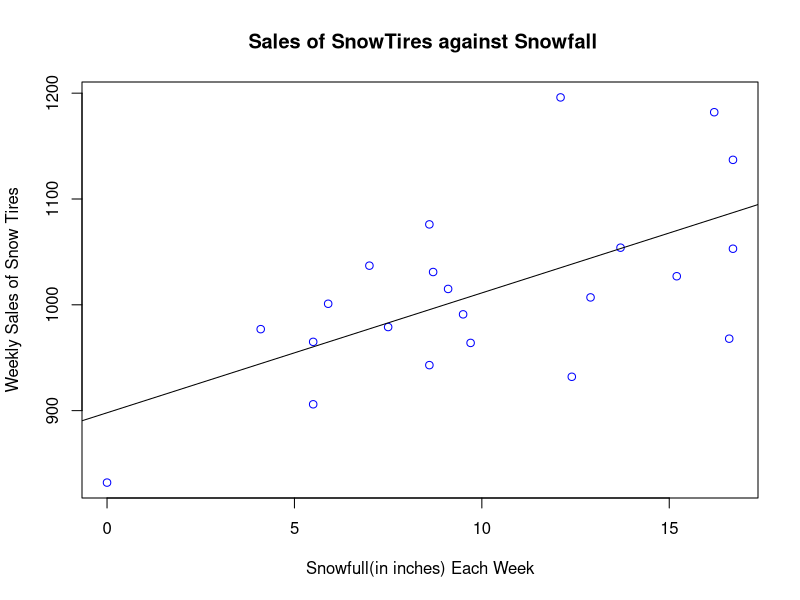
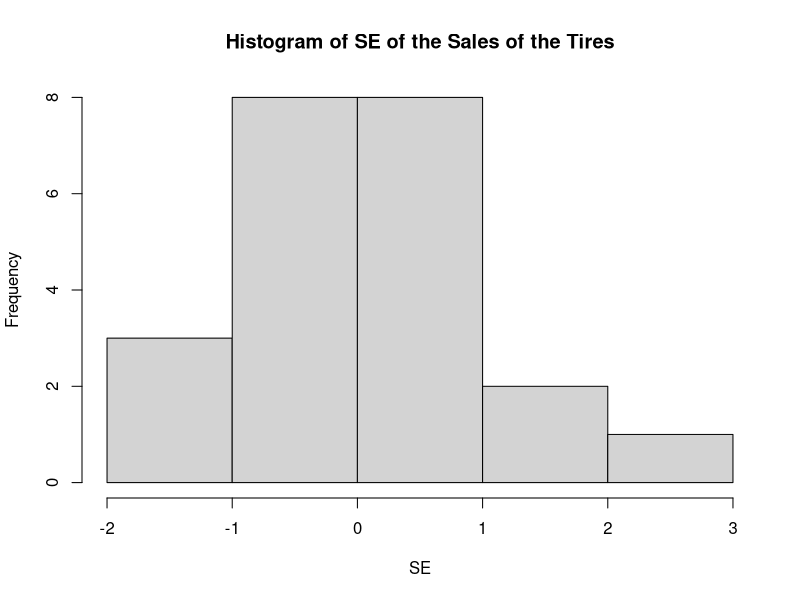
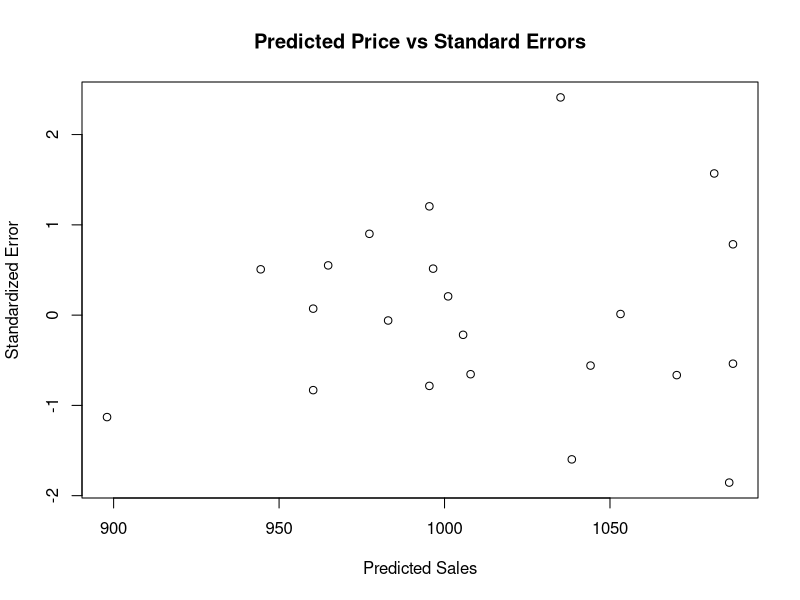
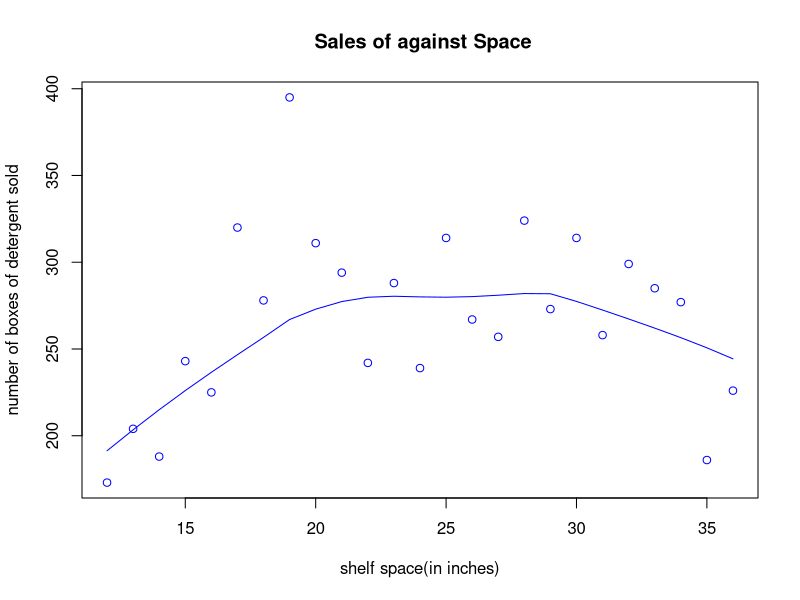
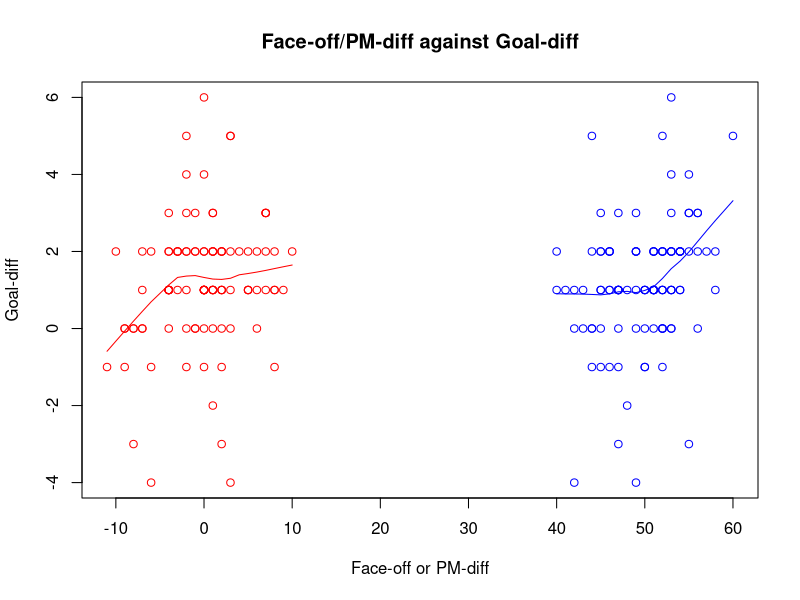

R code for these plots, in order:
## ---- chunk 1
#data processing
data1 <- read.csv("Xr17-03.csv",header = 1)
drywall <- data1$Drywall
permits <- data1$Permits
mortgage <- data1$Mortgage
a_vacancy <- data1$A.Vacancy
o_vacancy <- data1$O.Vacancy
Data.Drywall <- cbind(permits,mortgage,a_vacancy,o_vacancy)
#
cor(Data.Drywall)
## ---- chunk 2
standarized_errors_MR <- function(y, x) {
   n <- length(y)
   k <- ncol(x)
   x1 <- vector("double", length = n)
   for(j in 1:n) {
      x1[j] <- 1
      }
   Matrix_X <- cbind(x1, x)
   Matrix_Y <- cbind(y)
   Matrix_H <-  Matrix_X%*%solve(t(Matrix_X)%*%Matrix_X)%*%t(Matrix_X)
   Matrix_YP <-  Matrix_H%*%Matrix_Y
   y_p <- Matrix_YP[,1]
   h <- vector("double", length = n)
   D <- vector("double", length = n)
      Error <- vector("double", length = n)
   Standard_E <- vector("double", length = n)
   se <- sqrt(sum((y - y_p)^2)/(n - k - 1))
   for(i in 1:n) {
      h[i] <- Matrix_H[i,i]
      Error[i] <- y[i] - y_p[i]
      Standard_E[i] <- Error[i] / (se * sqrt(1 - h[i]))
      D[i] <- (y[i] - y_p[i])^2 * h[i] / ((k -1) * se^2 * (1 - h[i])^2)
      }
   SEhD <- cbind(Standard_E, h, D)
   return(SEhD)
}
## ---- chunk 3
SE <- standarized_errors_MR(drywall, Data.Drywall)[ ,1]

Durbin_Watson_Test <- function(x) {
   x_square_sum <- sum(x*x)
   n <- length(x)
   x_d <- vector("double", length = n)
   x_d[1] = 0
   for(j in 2:n) {
      x_d[j] <- x[j] - x[j - 1]
      }
   d <- sum(x_d*x_d) / x_square_sum
    return(d)
}
cat("# # # # The Durbin Watson Test # # # ","\n")
DW_test <- Durbin_Watson_Test(SE)
print(DW_test)
n <- length(drywall)
k <- ncol(Data.Drywall)
cat("k = ",k,", n =  ",n)
## ---- chunk 4
#data processing
data2 <- read.csv("Xr17-07.csv",header = 1)
sales <- data2$Sales
direct <- data2$Direct
newspaper <- data2$Newspaper
TV <- data2$Television
Data.Sales <- cbind(direct,newspaper,TV)
#
cor(Data.Sales)
## ---- chunk 5
SE <- standarized_errors_MR(sales, Data.Sales)[ ,1]

cat("# # # # The Durbin Watson Test # # # ","\n")
DW_test <- Durbin_Watson_Test(SE)
print(DW_test)
n <- length(sales)
k <- ncol(Data.Sales)
cat("k = ",k,", n =  ",n)
## ---- chunk 6
#data processing
data3 <- read.csv("Xr17-13.csv",header = 1)
lottery <- data3$Lottery
education <- data3$Education
age <- data3$Age
children <- data3$Children
income <- data3$Income
Data.Lottery <- cbind(education,age,children,income)
#
cor(Data.Lottery)
## ---- chunk 7
SE <- standarized_errors_MR(lottery, Data.Lottery)[ ,1]

cat("# # # # The Durbin Watson Test # # # ","\n")
DW_test <- Durbin_Watson_Test(SE)
print(DW_test)
n <- length(lottery)
k <- ncol(Data.Lottery)
cat("k = ",k,", n =  ",n)
## ---- chunk 8
dU = 1.625
cat("4-dU = ",4 - dU)
## ---- chunk 9
#data processing
data1 <- read.csv("Xr17-57.csv",header = 1)
tires <- data1$Tires
snowfall <- data1$Snowfall
#Scatter diagram
plot(snowfall,tires,col="blue",main = " Sales of SnowTires against Snowfall",xlab="Snowfull(in inches) Each Week",ylab="Weekly Sales of Snow Tires")
abline(lm(tires~snowfall))
#
linearModelVar <- lm(tires ~ snowfall)
cat("# # # # The regression model # # # ","\n")
print(summary(linearModelVar))
## ---- chunk 10
linearModelVar <- lm(tires ~ snowfall)
cat("# # # # The regression model # # # ","\n")
print(summary(linearModelVar))
ANOVA_T_lm <- anova(linearModelVar)
cat("# # # # The ANOVA Table # # # ","\n")
print(ANOVA_T_lm)
## ---- chunk 11
standarized_errors <- function(y, x) {
   n <- length(y)
   linearModelVar <- lm(y ~ x)
   a <- coef(linearModelVar)[1]
   b <- coef(linearModelVar)[2]
   se <- sigma(linearModelVar)
   x_mean <- mean(x)
   x_var <- var(x)
   h <- vector("double", length = n)
   y_p <- vector("double", length = n)
   Error <- vector("double", length = n)
   Standard_E <- vector("double", length = n)
   for(i in 1:n) {
      h[i] <- (1/n) + (x[i] - x_mean)^2 / (x_var * (n - 1))
      y_p[i] <- a + b * x[i]
      Error[i] <- y[i] - y_p[i]
      Standard_E[i] <- Error[i] / (se * sqrt(1 - h[i]))
      }
    SEh <-cbind(Standard_E,h)
    return(SEh)
}
## ---- chunk 12
SE <- standarized_errors(tires, snowfall)[ ,1]

Durbin_Watson_Test <- function(x) {
   x_square_sum <- sum(x*x)
   n <- length(x)
   x_d <- vector("double", length = n)
   x_d[1] = 0
   for(j in 2:n) {
      x_d[j] <- x[j] - x[j - 1]
      }
   d <- sum(x_d*x_d) / x_square_sum
    return(d)
}
cat("# # # # The Durbin Watson Test # # # ","\n")
DW_test <- Durbin_Watson_Test(SE)
print(DW_test)
n <- length(tires)
cat("n =  ",n)
## ---- chunk 13
SE <- standarized_errors(tires, snowfall)[ ,1]
hist(SE,main = "Histogram of SE of the Sales of the Tires")
cat("# # # # The Normality Test # # # ","\n")
norm_test <- shapiro.test(SE)
print(norm_test)
## ---- chunk 14
SE <- standarized_errors(tires, snowfall)[ ,1]
n <- length(tires)
linearModelVar <- lm(tires ~ snowfall)
a <- coef(linearModelVar)[1]
b <- coef(linearModelVar)[2]
Price_p <- vector("double", length = n)
for(i in 1:n) {
  Price_p[i] <- a + b * snowfall[i]
}
plot(x = Price_p,y = SE,  xlab = "Predicted Sales",  ylab = "Standardized Error", main = "Predicted Price vs Standard Errors")
## ---- chunk 15
time <- data1$Time
n <- length(tires)
for(i in 1:n)
{
  time[i] = i-1
}
## ---- chunk 16
Data.Tires <- cbind(snowfall,time)
new_linearModelVar <- lm(tires ~ Data.Tires)
cat("# # # # The regression model # # # ","\n")
print(summary(new_linearModelVar))
## ---- chunk 17
Data.Tires <- cbind(snowfall,time)
new_linearModelVar <- lm(tires ~ Data.Tires)
cat("# # # # The regression model # # # ","\n")
print(summary(new_linearModelVar))
## ---- chunk 18
#data processing
data4 <- read.csv("Xr18-03.csv",header = 1)
sales2 <- data4$Sales
space <- data4$Space
#Scatter diagram
plot(space,sales2,col="blue",main = " Sales of against Space",xlab="shelf space(in inches)",ylab="number of boxes of detergent sold")
#abline(lm(sales2~space))
lines(lowess(space, sales2), col="blue")
#
linearModelVar <- lm(sales2 ~ space)
cat("# # # # The regression model # # # ","\n")
print(summary(linearModelVar))
## ---- chunk 19
data4 <- read.csv("Xr18-03.csv",header = 1)
sales2 <- data4$Sales
space <- data4$Space
space_sq <- space^2
Data.Sales2_New <- cbind(space,space_sq)
linearModelVar <- lm(sales2 ~ Data.Sales2_New)
print(summary(linearModelVar))
## ---- chunk 20
#data processing
data5 <- read.csv("Xr18-09.csv",header = 1)
goal <- data5$Goal.diff
faceoff <- data5$Faceoff
penalty <- data5$PM.diff
#scatter diagram
plot(faceoff, goal, col = "blue", main = "Face-off/PM-diff against Goal-diff", xlab = "Face-off or PM-diff", ylab = "Goal-diff", xlim=range(faceoff, penalty))
points(penalty,goal, col= "red")
lines(lowess(faceoff, goal), col="blue")
lines(lowess(penalty, goal), col="red")

## ---- chunk 21
faceoff_penalty <- faceoff * penalty
Data.Goal_Inter <- cbind(faceoff,penalty,faceoff_penalty)
linearModelVar <- lm(goal ~ Data.Goal_Inter)
ANOVA_T_lm <- anova(linearModelVar)
cat("# # # # The regression model # # # ","\n")
print(summary(linearModelVar))
## ---- chunk 22
linearModelVar <- lm(goal ~ Data.Goal_Inter)
ANOVA_T_lm <- anova(linearModelVar)
cat("# # # # The ANOVA Table # # # ","\n")
print(ANOVA_T_lm)
## ---- chunk 23
linearModelVar <- lm(goal ~ Data.Goal_Inter)
ANOVA_T_lm <- anova(linearModelVar)
cat("# # # # The regression model # # # ","\n")
print(summary(linearModelVar))
